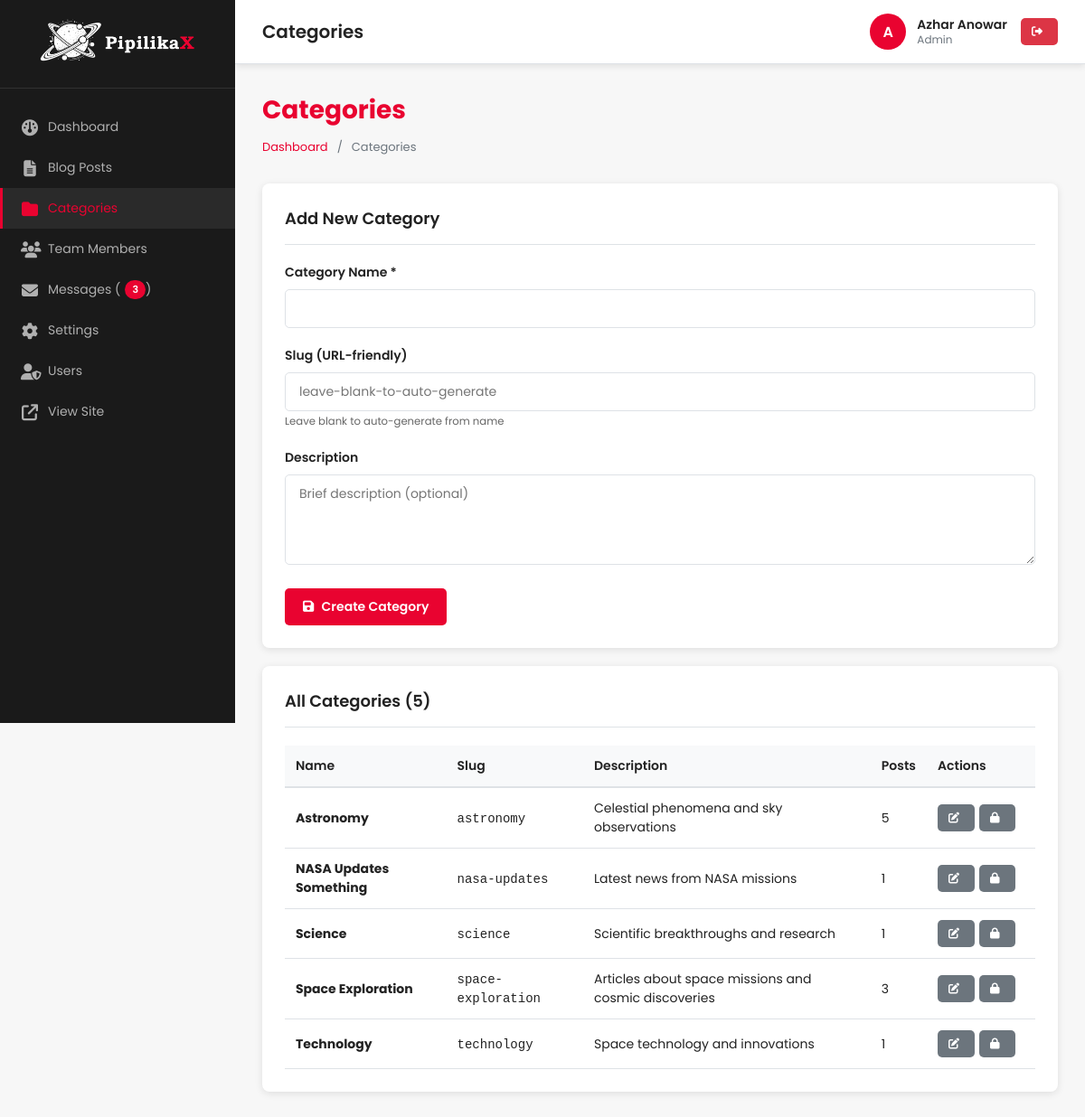
/admin/categories/index.php (signed in), run on an earlier commit of the app's database.
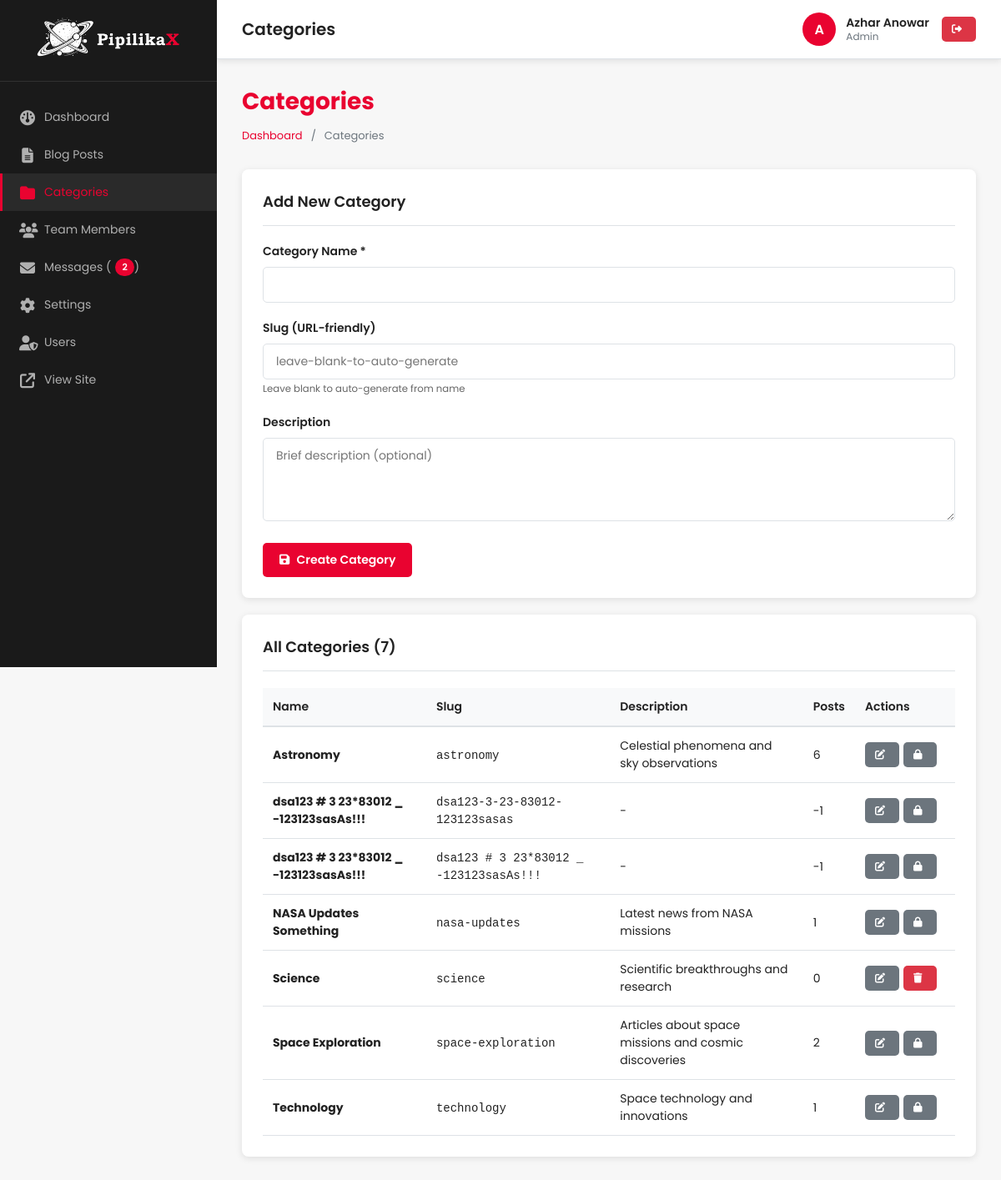
And on a later commit of the database.
### tables this page shows
CREATE TABLE `categories` (
  `id` int(11) NOT NULL,
  `name` varchar(100) NOT NULL,
  `slug` varchar(100) NOT NULL,
  `description` text DEFAULT NULL,
  `post_count` int(11) DEFAULT 0,
  `created_at` timestamp NOT NULL DEFAULT current_timestamp(),
  `updated_at` timestamp NOT NULL DEFAULT '0000-00-00 00:00:00' ON UPDATE current_timestamp()
);

### admin/includes/auth-check.php (called while the page is built, shortened)
<?php
$current_user = [
    'id' => $_SESSION['user_id'],
    'username' => $_SESSION['username'],
    'full_name' => $_SESSION['full_name'],
    'role' => $_SESSION['user_role']
];

### admin/categories/index.php (the view, shortened to what this page needs)
<?php
$page_heading = 'Categories';
require_once __DIR__ . '/../includes/header.php';
$edit_category = null;
$categories = $pdo->query("SELECT * FROM categories ORDER BY name ASC")->fetchAll();
?>
<div class="page-header">
    <h2>Categories</h2>
    <div class="breadcrumb">
        <a href="<?php echo ADMIN_URL; ?>">Dashboard</a> / <span>Categories</span>
    </div>
</div>
<div class="card">
    <div class="card-header">
        <h3><?php echo $edit_category ? 'Edit Category' : 'Add New Category'; ?></h3>
    </div>
    <form method="POST" action="">
        <div class="form-group">
            <label for="name">Category Name *</label>
            <input type="text" id="name" name="name" class="form-control"
                value="<?php echo htmlspecialchars($edit_category['name'] ?? $_POST['name'] ?? ''); ?>" required
                autofocus>
        </div>
        <div class="form-group">
            <label for="slug">Slug (URL-friendly)</label>
            <input type="text" id="slug" name="slug" class="form-control"
                value="<?php echo htmlspecialchars($edit_category['slug'] ?? $_POST['slug'] ?? ''); ?>"
                placeholder="leave-blank-to-auto-generate">
            <small style="color: #666;">Leave blank to auto-generate from name</small>
        </div>
        <div class="form-group">
            <label for="description">Description</label>
            <textarea id="description" name="description" class="form-control" rows="3"
                placeholder="Brief description (optional)"><?php echo htmlspecialchars($edit_category['description'] ?? $_POST['description'] ?? ''); ?></textarea>
        </div>
        <button type="submit" name="save_category" class="btn btn-primary">
            <i class="fas fa-save"></i> <?php echo $edit_category ? 'Update' : 'Create'; ?> Category
        </button>
    </form>
</div>
<div class="card">
    <div class="card-header">
        <h3>All Categories (<?php echo count($categories); ?>)</h3>
    </div>
    <?php if (count($categories) > 0): ?>
        <table class="table">
            <thead>
                <tr>
                    <th>Name</th>
                    <th>Slug</th>
                    <th>Description</th>
                    <th>Posts</th>
                    <th style="width: 120px;">Actions</th>
                </tr>
            </thead>
            <tbody>
                <?php foreach ($categories as $category): ?>
                    <tr>
                        <td><strong><?php echo htmlspecialchars($category['name']); ?></strong></td>
                        <td><code><?php echo htmlspecialchars($category['slug']); ?></code></td>
                        <td><?php echo htmlspecialchars($category['description'] ?: '-'); ?></td>
                        <td><?php echo number_format($category['post_count']); ?></td>
                        <td>
                            <div class="action-buttons">
                                <a href="?edit=<?php echo $category['id']; ?>" class="btn btn-sm btn-secondary" title="Edit">
                                    <i class="fas fa-edit"></i>
                                </a>
                                <?php if ($category['post_count'] == 0): ?>
                                    <a href="?delete=<?php echo $category['id']; ?>" class="btn btn-sm btn-danger"
                                        onclick="return confirm('Are you sure you want to delete this category?');" title="Delete">
                                        <i class="fas fa-trash"></i>
                                    </a>
                                <?php else: ?>
                                    <button class="btn btn-sm btn-secondary" disabled title="Cannot delete: has posts">
                                        <i class="fas fa-lock"></i>
                                    </button>
                                <?php endif; ?>
                            </div>
                        </td>
                    </tr>
                <?php endforeach; ?>
            </tbody>
        </table>
    <?php endif; ?>
</div>
<?php require_once __DIR__ . '/../includes/footer.php'; ?>

### admin/includes/header.php (shortened to what this page needs)
<?php
require_once __DIR__ . '/../../includes/db.php';
require_once __DIR__ . '/auth-check.php';
?>
<!DOCTYPE html>
<html lang="en">
<head>
    <link rel="stylesheet" href="https://cdnjs.cloudflare.com/ajax/libs/font-awesome/6.4.0/css/all.min.css">
    <link href="<?php echo ADMIN_URL; ?>/assets/css/admin-style.css" rel="stylesheet">
</head>
<body>
    <div class="admin-container">
        <?php include __DIR__ . '/sidebar.php'; ?>
        <div class="admin-main">
            <header class="admin-header">
                <h1><?php echo isset($page_heading) ? htmlspecialchars($page_heading) : 'Dashboard'; ?></h1>
                <div class="user-menu">
                    <div class="user-info">
                        <div class="user-avatar">
                            <?php echo strtoupper(substr($current_user['username'], 0, 1)); ?>
                        </div>
                        <div class="user-details">
                            <span
                                class="user-name"><?php echo htmlspecialchars($current_user['full_name'] ?? $current_user['username']); ?></span>
                            <span class="user-role"><?php echo ucfirst($current_user['role']); ?></span>
                        </div>
                    </div>
                    <a href="<?php echo ADMIN_URL; ?>/logout.php" class="btn btn-sm btn-danger" title="Logout">
                        <i class="fas fa-sign-out-alt"></i>
                    </a>
                </div>
            </header>
            <main class="admin-content">

### admin/includes/sidebar.php
<?php
$current_page = basename($_SERVER['PHP_SELF']);
$current_dir = basename(dirname($_SERVER['PHP_SELF']));
$user_role = $current_user['role'];
$unread_messages_count = 0;
if (in_array($user_role, ['admin', 'editor'])) {
    $stmt = $pdo->query("SELECT COUNT(*) FROM contact_messages WHERE status = 'new'");
    $unread_messages_count = $stmt->fetchColumn();
}
?>
<aside class="admin-sidebar">
    <div class="logo">
        <img src="<?php echo ASSETS_URL; ?>/images/pipilika-logo-main-white.png" alt="PipilikaX">
    </div>
    <nav>
        <ul>
            <li>
                <a href="<?php echo ADMIN_URL; ?>/index.php"
                    class="<?php echo ($current_page == 'index.php' && $current_dir == 'admin') ? 'active' : ''; ?>">
                    <i class="fas fa-dashboard"></i> Dashboard
                </a>
            </li>
            <?php if (in_array($user_role, ['admin', 'editor', 'author'])): ?>
                <li>
                    <a href="<?php echo ADMIN_URL; ?>/posts/index.php"
                        class="<?php echo $current_dir == 'posts' ? 'active' : ''; ?>">
                        <i class="fas fa-file-alt"></i> Blog Posts
                    </a>
                </li>
            <?php endif; ?>
            <?php if (in_array($user_role, ['admin', 'editor'])): ?>
                <li>
                    <a href="<?php echo ADMIN_URL; ?>/categories/index.php"
                        class="<?php echo $current_dir == 'categories' ? 'active' : ''; ?>">
                        <i class="fas fa-folder"></i> Categories
                    </a>
                </li>
            <?php endif; ?>
            <?php if ($user_role == 'admin'): ?>
                <li>
                    <a href="<?php echo ADMIN_URL; ?>/team/index.php"
                        class="<?php echo $current_dir == 'team' ? 'active' : ''; ?>">
                        <i class="fas fa-users"></i> Team Members
                    </a>
                </li>
            <?php endif; ?>
            <?php if (in_array($user_role, ['admin', 'editor'])): ?>
                <li>
                    <a href="<?php echo ADMIN_URL; ?>/messages/index.php"
                        class="<?php echo $current_dir == 'messages' ? 'active' : ''; ?>">
                        <i class="fas fa-envelope"></i> Messages<?php if ($unread_messages_count > 0): ?> (<span
                                class="sidebar-badge"><?php echo $unread_messages_count; ?></span>)<?php endif; ?>
                    </a>
                </li>
            <?php endif; ?>
            <?php if ($user_role == 'admin'): ?>
                <li>
                    <a href="<?php echo ADMIN_URL; ?>/settings/index.php"
                        class="<?php echo $current_dir == 'settings' ? 'active' : ''; ?>">
                        <i class="fas fa-cog"></i> Settings
                    </a>
                </li>
                <li>
                    <a href="<?php echo ADMIN_URL; ?>/users/index.php"
                        class="<?php echo $current_dir == 'users' ? 'active' : ''; ?>">
                        <i class="fas fa-user-shield"></i> Users
                    </a>
                </li>
            <?php endif; ?>
            <li>
                <a href="<?php echo SITE_URL; ?>" target="_blank">
                    <i class="fas fa-external-link"></i> View Site
                </a>
            </li>
        </ul>
    </nav>
</aside>

### admin/includes/footer.php (shortened to what this page needs)
</main>
</div>
</div>
</body>
</html>

What changed in the data, as far as the page shows it:
changed categories "Astronomy": post_count "5" → "6"
added categories: name "dsa123 # 3 23*83012 _ -123123sasAs!!!", slug "dsa123-3-23-83012-123123sasas", description "-", post_count "-1"
added categories: name "dsa123 # 3 23*83012 _ -123123sasAs!!!", slug "dsa123 # 3 23*83012 _ -123123sasAs!!!", description "-", post_count "-1"
changed categories "Science": post_count "1" → "0"
changed categories "Space Exploration": post_count "3" → "2"
Also different on the page:
$unread_messages_count: "3" → "2"
count($categories): "5" → "7"
